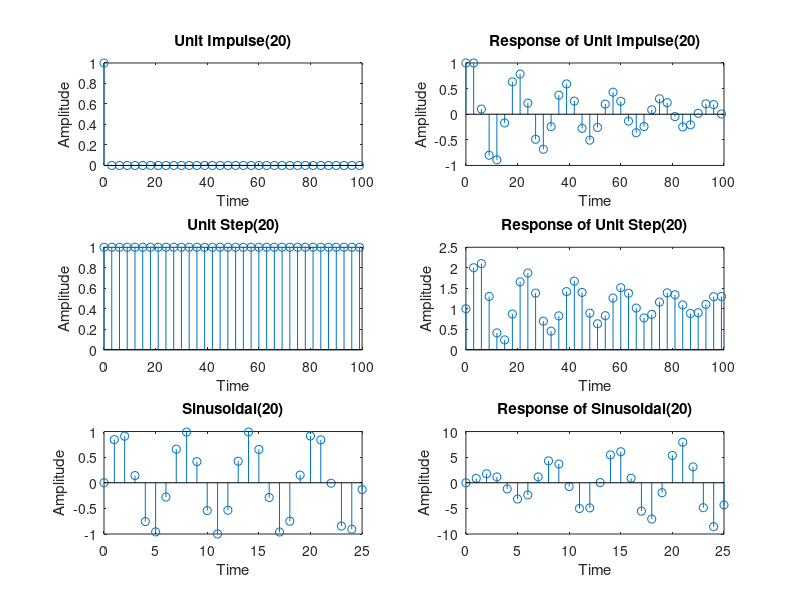
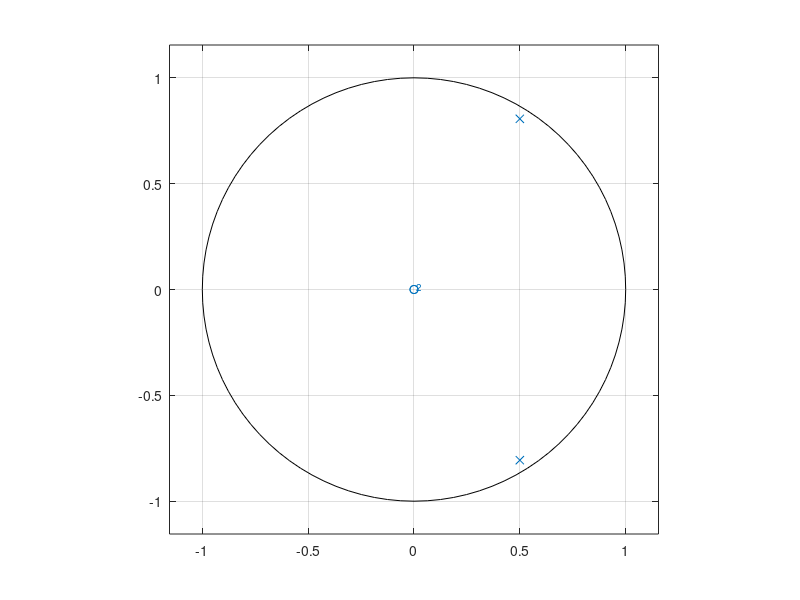

The MATLAB source for these figures, in order:
close all
clear all4G4

b = [1];

a = [1 -1 0.9];

n = 0:3:100;

x1 = 1.*(n==0)+0.*(n~=0);
y1 = filter(b,a,x1);

subplot(3,2,1);
stem(n,x1);
xlabel("Time");
ylabel("Amplitude");
title("Unit Impulse(20)");

subplot(3,2,2);
stem(n,y1);
xlabel("Time");
ylabel("Amplitude");
title("Response of Unit Impulse(20)");

x2 = 1.*(n>=0)+0.*(n<0);
y2 = filter(b,a,x2);

subplot(3,2,3);
stem(n,x2);
xlabel("Time");
ylabel("Amplitude");
title("Unit Step(20)");

subplot(3,2,4);
stem(n,y2);
xlabel("Time");
ylabel("Amplitude");
title("Response of Unit Step(20)");

n = 0:1:8*pi;

x3 = sin(n);
y3 = filter(b,a,x3);

subplot(3,2,5);
stem(n,x3);
xlabel("Time");
ylabel("Amplitude");
title("Sinusoidal(20)");

subplot(3,2,6);
stem(n,y3);
xlabel("Time");
ylabel("Amplitude");
title("Response of Sinusoidal(20)");


figure;
zplane(b,a);